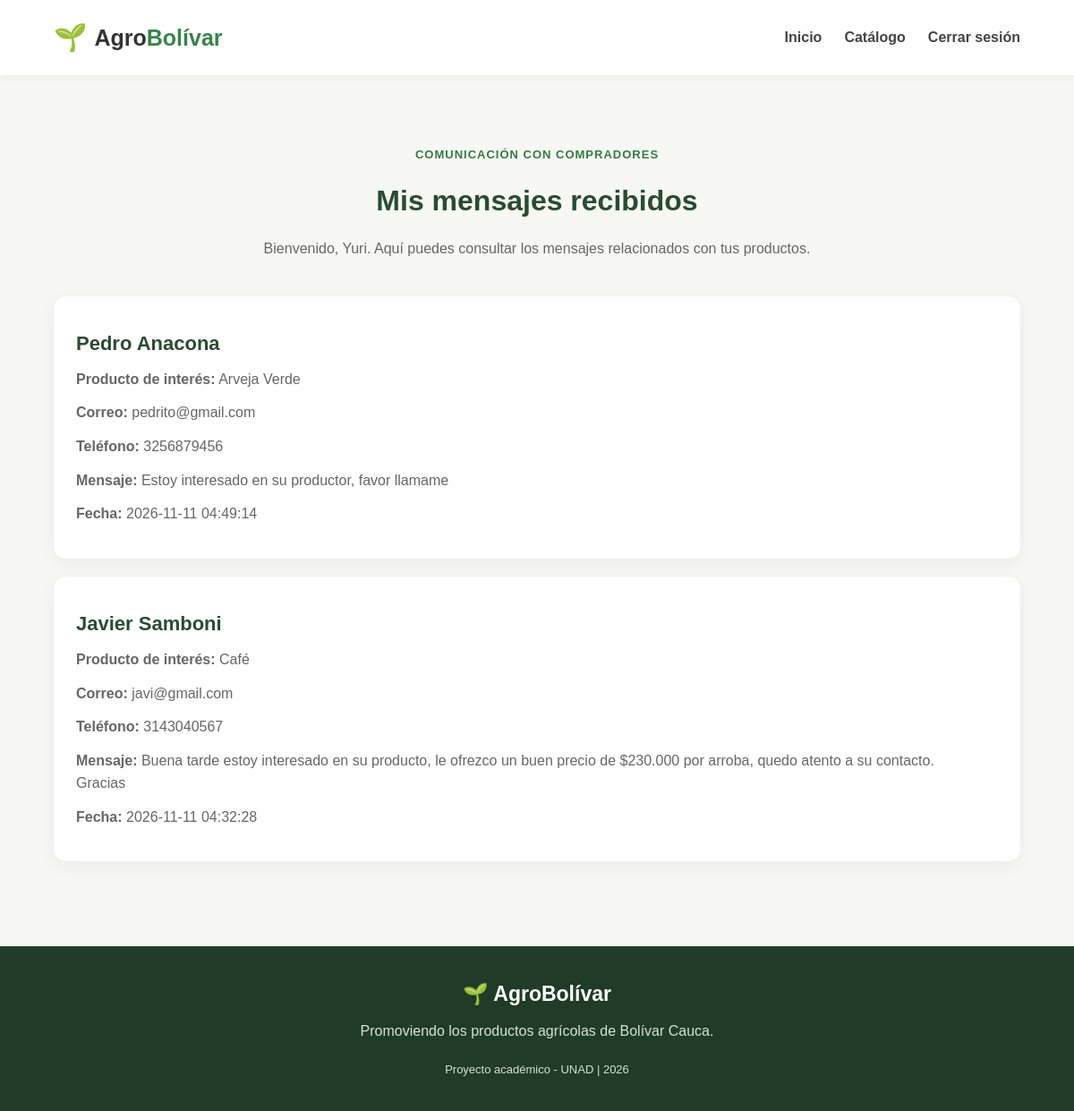
The app's page /mensajes_productor.php (signed in) with its own data.
### tables this page shows
CREATE TABLE `mensajes` (
  `id_mensaje` int(11) NOT NULL,
  `id_productor` int(11) NOT NULL,
  `id_producto` int(11) DEFAULT NULL,
  `nombre_visitante` varchar(100) NOT NULL,
  `correo_visitante` varchar(100) DEFAULT NULL,
  `telefono_visitante` varchar(20) DEFAULT NULL,
  `mensaje` text NOT NULL,
  `fecha_envio` timestamp NULL DEFAULT current_timestamp()
);

CREATE TABLE `productos` (
  `id_producto` int(11) NOT NULL,
  `id_productor` int(11) NOT NULL,
  `nombre_producto` varchar(100) NOT NULL,
  `categoria` varchar(80) DEFAULT NULL,
  `descripcion` text DEFAULT NULL,
  `precio` decimal(10,2) DEFAULT NULL,
  `disponibilidad` varchar(50) DEFAULT NULL,
  `imagen` varchar(255) DEFAULT NULL,
  `fecha_publicacion` timestamp NULL DEFAULT current_timestamp()
);

### mensajes_productor.php (the view, shortened to what this page needs)
<?php
require_once __DIR__ . "/config/conexion.php";
$id_productor = $_SESSION["id_productor"];
$sql = "SELECT
            m.id_mensaje,
            m.nombre_visitante,
            m.correo_visitante,
            m.telefono_visitante,
            m.mensaje,
            m.fecha_envio,
            p.nombre_producto,
            pr.nombres,
            pr.apellidos
        FROM mensajes m
        INNER JOIN productores pr
            ON m.id_productor = pr.id_productor
        LEFT JOIN productos p
            ON m.id_producto = p.id_producto
        WHERE m.id_productor = ?
        ORDER BY m.fecha_envio DESC";
$consulta = $conexion->prepare($sql);
$consulta->bind_param("i", $id_productor);
$consulta->execute();
$resultado = $consulta->get_result();
?>
<!DOCTYPE html>
<html lang="es">
<head>
    <link rel="stylesheet" href="css/estilos.css">
</head>
<body>
<header class="encabezado">
    <div class="contenedor navegacion">
        <a href="index.php" class="logo">
            <span class="logo-icono">🌱</span>
            <span>Agro<span class="logo-verde">Bolívar</span></span>
        </a>
        <nav class="menu">
            <a href="index.php">Inicio</a>
            <a href="catalogo.php">Catálogo</a>
            <a href="cerrar_sesion.php">Cerrar sesión</a>
        </nav>
    </div>
</header>
<main class="seccion">
    <div class="contenedor">
        <div class="titulo-seccion">
            <span class="etiqueta">COMUNICACIÓN CON COMPRADORES</span>
            <h2>Mis mensajes recibidos</h2>
            <p>
                Bienvenido,
                <?php echo htmlspecialchars($_SESSION["nombre_productor"]); ?>.
                Aquí puedes consultar los mensajes relacionados con tus productos.
            </p>
        </div>
        <?php if ($resultado->num_rows > 0): ?>
            <?php while ($fila = $resultado->fetch_assoc()): ?>
                <div class="tarjeta-producto" style="margin-bottom: 20px;">
                    <h3>
                        <?php echo htmlspecialchars($fila["nombre_visitante"]); ?>
                    </h3>
                    <p>
                        <strong>Producto de interés:</strong>
                        <?php echo htmlspecialchars(
                            $fila["nombre_producto"] ?? "Consulta general"
                        ); ?>
                    </p>
                    <p>
                        <strong>Correo:</strong>
                        <?php echo htmlspecialchars(
                            $fila["correo_visitante"] ?? ""
                        ); ?>
                    </p>
                    <p>
                        <strong>Teléfono:</strong>
                        <?php echo htmlspecialchars(
                            $fila["telefono_visitante"] ?? ""
                        ); ?>
                    </p>
                    <p>
                        <strong>Mensaje:</strong>
                        <?php echo nl2br(htmlspecialchars($fila["mensaje"])); ?>
                    </p>
                    <p>
                        <strong>Fecha:</strong>
                        <?php echo htmlspecialchars($fila["fecha_envio"]); ?>
                    </p>
                </div>
            <?php endwhile; ?>
        <?php else: ?>
            <p style="text-align:center; padding:30px;">
                Todavía no has recibido mensajes.
            </p>
        <?php endif; ?>
    </div>
</main>
<footer class="pie-pagina">
    <div class="contenedor">
        <h3>🌱 AgroBolívar</h3>
        <p>Promoviendo los productos agrícolas de Bolívar Cauca.</p>
        <p class="derechos">Proyecto académico - UNAD | 2026</p>
    </div>
</footer>
</body>
</html>

### css/estilos.css (style rules this page uses)
* { margin: 0; padding: 0; box-sizing: border-box; }
html { scroll-behavior: smooth; }
body { font-family: Arial, sans-serif; background-color: #f7f8f4; color: #333; line-height: 1.6; }
.contenedor { width: 90%; max-width: 1150px; margin: auto; }
a { text-decoration: none; }
.encabezado { background: white; padding: 18px 0; box-shadow: 0 2px 10px rgba(0,0,0,0.06); }
.navegacion { display: flex; justify-content: space-between; align-items: center; gap: 20px; }
.logo { display: flex; align-items: center; gap: 8px; color: #333; font-size: 25px; font-weight: bold; }
.logo-verde { color: #38834a; }
.logo-icono { font-size: 30px; }
.menu { display: flex; gap: 25px; }
.menu a { color: #444; font-weight: 600; }
.etiqueta { display: inline-block; color: #347b43; font-size: 13px; font-weight: bold; letter-spacing: 1px; margin-bottom: 15px; }
.seccion { padding: 75px 0; }
.titulo-seccion { text-align: center; max-width: 750px; margin: 0 auto 40px; }
.titulo-seccion h2 { font-size: 32px; color: #294c31; margin-bottom: 15px; }
.titulo-seccion p { color: #666; }
.pie-pagina { background: #203b27; color: white; padding: 35px 0; text-align: center; }
.pie-pagina h3 { font-size: 23px; margin-bottom: 10px; }
.pie-pagina p { color: #d5e2d5; }
.derechos { margin-top: 20px; font-size: 13px; }
.tarjeta-producto { background: white; padding: 25px; border-radius: 14px; box-shadow: 0 5px 20px rgba(0,0,0,0.06); }
.tarjeta-producto h3 { color: #294c31; font-size: 22px; margin: 10px 0; }
.tarjeta-producto p { color: #666; margin-bottom: 12px; }

### records on screen
mensajes: nombre_visitante "Pedro Anacona", id_producto.nombre_producto "Arveja Verde", correo_visitante "pedrito@gmail.com", telefono_visitante "3256879456", mensaje "Estoy interesado en su productor, favor llamame", fecha_envio "2026-11-11 04:49:14"
mensajes: nombre_visitante "Javier Samboni", id_producto.nombre_producto "Café", correo_visitante "javi@gmail.com", telefono_visitante "3143040567", mensaje "Buena tarde estoy interesado en su producto, le ofrezco un buen precio de $230.000 por arroba, quedo atento a su contacto. Gracias", fecha_envio "2026-11-11 04:32:28"

### other values on screen
$_SESSION["nombre_productor"] "Yuri"
